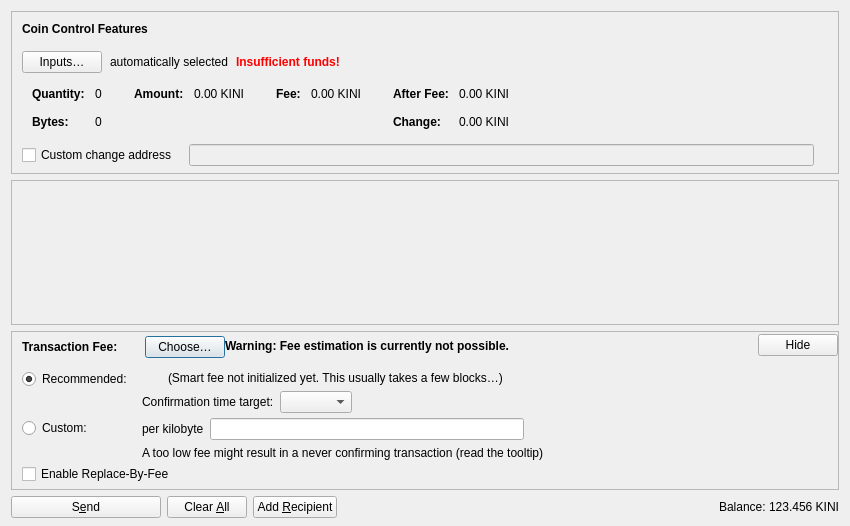
<?xml version="1.0" encoding="UTF-8"?>
<ui version="4.0">
 <class>SendCoinsDialog</class>
 <widget class="QDialog" name="SendCoinsDialog">
  <property name="geometry">
   <rect>
    <x>0</x>
    <y>0</y>
    <width>850</width>
    <height>526</height>
   </rect>
  </property>
  <property name="windowTitle">
   <string>Send Coins</string>
  </property>
  <layout class="QVBoxLayout" name="verticalLayout" stretch="0,1,0,0">
   <property name="bottomMargin">
    <number>8</number>
   </property>
   <item>
    <widget class="QFrame" name="frameCoinControl">
     <property name="sizePolicy">
      <sizepolicy hsizetype="Expanding" vsizetype="Expanding">
       <horstretch>0</horstretch>
       <verstretch>0</verstretch>
      </sizepolicy>
     </property>
     <property name="maximumSize">
      <size>
       <width>16777215</width>
       <height>16777215</height>
      </size>
     </property>
     <property name="frameShape">
      <enum>QFrame::StyledPanel</enum>
     </property>
     <property name="frameShadow">
      <enum>QFrame::Sunken</enum>
     </property>
     <layout class="QVBoxLayout" name="verticalLayoutCoinControl2">
      <property name="spacing">
       <number>0</number>
      </property>
      <property name="leftMargin">
       <number>0</number>
      </property>
      <property name="topMargin">
       <number>0</number>
      </property>
      <property name="rightMargin">
       <number>0</number>
      </property>
      <property name="bottomMargin">
       <number>6</number>
      </property>
      <item>
       <layout class="QVBoxLayout" name="verticalLayoutCoinControl" stretch="0,0,0,0,1">
        <property name="spacing">
         <number>0</number>
        </property>
        <property name="leftMargin">
         <number>10</number>
        </property>
        <property name="topMargin">
         <number>10</number>
        </property>
        <item>
         <layout class="QHBoxLayout" name="horizontalLayoutCoinControl1">
          <property name="bottomMargin">
           <number>15</number>
          </property>
          <item>
           <widget class="QLabel" name="labelCoinControlFeatures">
            <property name="sizePolicy">
             <sizepolicy hsizetype="Preferred" vsizetype="Maximum">
              <horstretch>0</horstretch>
              <verstretch>0</verstretch>
             </sizepolicy>
            </property>
            <property name="font">
             <font>
              <weight>75</weight>
              <bold>true</bold>
             </font>
            </property>
            <property name="styleSheet">
             <string notr="true">font-weight:bold;</string>
            </property>
            <property name="text">
             <string>Coin Control Features</string>
            </property>
           </widget>
          </item>
         </layout>
        </item>
        <item>
         <layout class="QHBoxLayout" name="horizontalLayoutCoinControl2" stretch="0,0,0,0">
          <property name="spacing">
           <number>8</number>
          </property>
          <property name="bottomMargin">
           <number>10</number>
          </property>
          <item>
           <widget class="QPushButton" name="pushButtonCoinControl">
            <property name="styleSheet">
             <string notr="true"/>
            </property>
            <property name="text">
             <string>Inputs…</string>
            </property>
            <property name="autoDefault">
             <bool>false</bool>
            </property>
           </widget>
          </item>
          <item>
           <widget class="QLabel" name="labelCoinControlAutomaticallySelected">
            <property name="text">
             <string>automatically selected</string>
            </property>
            <property name="margin">
             <number>5</number>
            </property>
           </widget>
          </item>
          <item>
           <widget class="QLabel" name="labelCoinControlInsuffFunds">
            <property name="font">
             <font>
              <weight>75</weight>
              <bold>true</bold>
             </font>
            </property>
            <property name="styleSheet">
             <string notr="true">color:red;font-weight:bold;</string>
            </property>
            <property name="text">
             <string>Insufficient funds!</string>
            </property>
            <property name="margin">
             <number>5</number>
            </property>
           </widget>
          </item>
          <item>
           <spacer name="horizontalSpacerCoinControl">
            <property name="orientation">
             <enum>Qt::Horizontal</enum>
            </property>
            <property name="sizeHint" stdset="0">
             <size>
              <width>40</width>
              <height>1</height>
             </size>
            </property>
           </spacer>
          </item>
         </layout>
        </item>
        <item>
         <widget class="QWidget" name="widgetCoinControl" native="true">
          <property name="sizePolicy">
           <sizepolicy hsizetype="Preferred" vsizetype="Preferred">
            <horstretch>0</horstretch>
            <verstretch>0</verstretch>
           </sizepolicy>
          </property>
          <property name="minimumSize">
           <size>
            <width>0</width>
            <height>0</height>
           </size>
          </property>
          <property name="styleSheet">
           <string notr="true"/>
          </property>
          <layout class="QHBoxLayout" name="horizontalLayoutCoinControl5">
           <property name="leftMargin">
            <number>0</number>
           </property>
           <property name="topMargin">
            <number>0</number>
           </property>
           <property name="rightMargin">
            <number>0</number>
           </property>
           <property name="bottomMargin">
            <number>0</number>
           </property>
           <item>
            <layout class="QHBoxLayout" name="horizontalLayoutCoinControl3" stretch="0,0,0,1">
             <property name="spacing">
              <number>20</number>
             </property>
             <property name="topMargin">
              <number>0</number>
             </property>
             <property name="bottomMargin">
              <number>10</number>
             </property>
             <item>
              <layout class="QFormLayout" name="formLayoutCoinControl1">
               <property name="labelAlignment">
                <set>Qt::AlignLeft|Qt::AlignVCenter</set>
               </property>
               <property name="horizontalSpacing">
                <number>10</number>
               </property>
               <property name="verticalSpacing">
                <number>14</number>
               </property>
               <property name="leftMargin">
                <number>10</number>
               </property>
               <property name="topMargin">
                <number>4</number>
               </property>
               <property name="rightMargin">
                <number>6</number>
               </property>
               <item row="0" column="0">
                <widget class="QLabel" name="labelCoinControlQuantityText">
                 <property name="font">
                  <font>
                   <weight>75</weight>
                   <bold>true</bold>
                  </font>
                 </property>
                 <property name="text">
                  <string>Quantity:</string>
                 </property>
                 <property name="margin">
                  <number>0</number>
                 </property>
                </widget>
               </item>
               <item row="0" column="1">
                <widget class="QLabel" name="labelCoinControlQuantity">
                 <property name="cursor">
                  <cursorShape>IBeamCursor</cursorShape>
                 </property>
                 <property name="contextMenuPolicy">
                  <enum>Qt::ActionsContextMenu</enum>
                 </property>
                 <property name="text">
                  <string notr="true">0</string>
                 </property>
                 <property name="margin">
                  <number>0</number>
                 </property>
                 <property name="textInteractionFlags">
                  <set>Qt::LinksAccessibleByMouse|Qt::TextSelectableByKeyboard|Qt::TextSelectableByMouse</set>
                 </property>
                </widget>
               </item>
               <item row="1" column="0">
                <widget class="QLabel" name="labelCoinControlBytesText">
                 <property name="font">
                  <font>
                   <weight>75</weight>
                   <bold>true</bold>
                  </font>
                 </property>
                 <property name="text">
                  <string>Bytes:</string>
                 </property>
                </widget>
               </item>
               <item row="1" column="1">
                <widget class="QLabel" name="labelCoinControlBytes">
                 <property name="cursor">
                  <cursorShape>IBeamCursor</cursorShape>
                 </property>
                 <property name="contextMenuPolicy">
                  <enum>Qt::ActionsContextMenu</enum>
                 </property>
                 <property name="text">
                  <string notr="true">0</string>
                 </property>
                 <property name="textInteractionFlags">
                  <set>Qt::LinksAccessibleByMouse|Qt::TextSelectableByKeyboard|Qt::TextSelectableByMouse</set>
                 </property>
                </widget>
               </item>
              </layout>
             </item>
             <item>
              <layout class="QFormLayout" name="formLayoutCoinControl2">
               <property name="horizontalSpacing">
                <number>10</number>
               </property>
               <property name="verticalSpacing">
                <number>14</number>
               </property>
               <property name="leftMargin">
                <number>6</number>
               </property>
               <property name="topMargin">
                <number>4</number>
               </property>
               <property name="rightMargin">
                <number>6</number>
               </property>
               <item row="0" column="0">
                <widget class="QLabel" name="labelCoinControlAmountText">
                 <property name="font">
                  <font>
                   <weight>75</weight>
                   <bold>true</bold>
                  </font>
                 </property>
                 <property name="text">
                  <string>Amount:</string>
                 </property>
                 <property name="margin">
                  <number>0</number>
                 </property>
                </widget>
               </item>
               <item row="0" column="1">
                <widget class="QLabel" name="labelCoinControlAmount">
                 <property name="cursor">
                  <cursorShape>IBeamCursor</cursorShape>
                 </property>
                 <property name="contextMenuPolicy">
                  <enum>Qt::ActionsContextMenu</enum>
                 </property>
                 <property name="text">
                  <string notr="true">0.00 KINI</string>
                 </property>
                 <property name="textInteractionFlags">
                  <set>Qt::LinksAccessibleByMouse|Qt::TextSelectableByKeyboard|Qt::TextSelectableByMouse</set>
                 </property>
                </widget>
               </item>
              </layout>
             </item>
             <item>
              <layout class="QFormLayout" name="formLayoutCoinControl3">
               <property name="horizontalSpacing">
                <number>10</number>
               </property>
               <property name="verticalSpacing">
                <number>14</number>
               </property>
               <property name="leftMargin">
                <number>6</number>
               </property>
               <property name="topMargin">
                <number>4</number>
               </property>
               <property name="rightMargin">
                <number>6</number>
               </property>
               <item row="0" column="0">
                <widget class="QLabel" name="labelCoinControlFeeText">
                 <property name="font">
                  <font>
                   <weight>75</weight>
                   <bold>true</bold>
                  </font>
                 </property>
                 <property name="text">
                  <string>Fee:</string>
                 </property>
                 <property name="margin">
                  <number>0</number>
                 </property>
                </widget>
               </item>
               <item row="0" column="1">
                <widget class="QLabel" name="labelCoinControlFee">
                 <property name="cursor">
                  <cursorShape>IBeamCursor</cursorShape>
                 </property>
                 <property name="contextMenuPolicy">
                  <enum>Qt::ActionsContextMenu</enum>
                 </property>
                 <property name="text">
                  <string notr="true">0.00 KINI</string>
                 </property>
                 <property name="textInteractionFlags">
                  <set>Qt::LinksAccessibleByMouse|Qt::TextSelectableByKeyboard|Qt::TextSelectableByMouse</set>
                 </property>
                </widget>
               </item>
              </layout>
             </item>
             <item>
              <layout class="QFormLayout" name="formLayoutCoinControl4">
               <property name="labelAlignment">
                <set>Qt::AlignLeft|Qt::AlignVCenter</set>
               </property>
               <property name="horizontalSpacing">
                <number>10</number>
               </property>
               <property name="verticalSpacing">
                <number>14</number>
               </property>
               <property name="leftMargin">
                <number>6</number>
               </property>
               <property name="topMargin">
                <number>4</number>
               </property>
               <property name="rightMargin">
                <number>6</number>
               </property>
               <item row="0" column="0">
                <widget class="QLabel" name="labelCoinControlAfterFeeText">
                 <property name="font">
                  <font>
                   <weight>75</weight>
                   <bold>true</bold>
                  </font>
                 </property>
                 <property name="text">
                  <string>After Fee:</string>
                 </property>
                 <property name="margin">
                  <number>0</number>
                 </property>
                </widget>
               </item>
               <item row="0" column="1">
                <widget class="QLabel" name="labelCoinControlAfterFee">
                 <property name="cursor">
                  <cursorShape>IBeamCursor</cursorShape>
                 </property>
                 <property name="contextMenuPolicy">
                  <enum>Qt::ActionsContextMenu</enum>
                 </property>
                 <property name="text">
                  <string notr="true">0.00 KINI</string>
                 </property>
                 <property name="textInteractionFlags">
                  <set>Qt::LinksAccessibleByMouse|Qt::TextSelectableByKeyboard|Qt::TextSelectableByMouse</set>
                 </property>
                </widget>
               </item>
               <item row="1" column="0">
                <widget class="QLabel" name="labelCoinControlChangeText">
                 <property name="font">
                  <font>
                   <weight>75</weight>
                   <bold>true</bold>
                  </font>
                 </property>
                 <property name="text">
                  <string>Change:</string>
                 </property>
                </widget>
               </item>
               <item row="1" column="1">
                <widget class="QLabel" name="labelCoinControlChange">
                 <property name="cursor">
                  <cursorShape>IBeamCursor</cursorShape>
                 </property>
                 <property name="contextMenuPolicy">
                  <enum>Qt::ActionsContextMenu</enum>
                 </property>
                 <property name="text">
                  <string notr="true">0.00 KINI</string>
                 </property>
                 <property name="textInteractionFlags">
                  <set>Qt::LinksAccessibleByMouse|Qt::TextSelectableByKeyboard|Qt::TextSelectableByMouse</set>
                 </property>
                </widget>
               </item>
              </layout>
             </item>
            </layout>
           </item>
          </layout>
         </widget>
        </item>
        <item>
         <layout class="QHBoxLayout" name="horizontalLayoutCoinControl4" stretch="0,0,0">
          <property name="spacing">
           <number>12</number>
          </property>
          <property name="sizeConstraint">
           <enum>QLayout::SetDefaultConstraint</enum>
          </property>
          <property name="topMargin">
           <number>5</number>
          </property>
          <property name="rightMargin">
           <number>5</number>
          </property>
          <item>
           <widget class="QCheckBox" name="checkBoxCoinControlChange">
            <property name="toolTip">
             <string>If this is activated, but the change address is empty or invalid, change will be sent to a newly generated address.</string>
            </property>
            <property name="text">
             <string>Custom change address</string>
            </property>
           </widget>
          </item>
          <item>
           <widget class="QValidatedLineEdit" name="lineEditCoinControlChange">
            <property name="enabled">
             <bool>false</bool>
            </property>
            <property name="sizePolicy">
             <sizepolicy hsizetype="Expanding" vsizetype="Fixed">
              <horstretch>0</horstretch>
              <verstretch>0</verstretch>
             </sizepolicy>
            </property>
           </widget>
          </item>
          <item>
           <widget class="QLabel" name="labelCoinControlChangeLabel">
            <property name="sizePolicy">
             <sizepolicy hsizetype="Preferred" vsizetype="Expanding">
              <horstretch>0</horstretch>
              <verstretch>0</verstretch>
             </sizepolicy>
            </property>
            <property name="minimumSize">
             <size>
              <width>0</width>
              <height>0</height>
             </size>
            </property>
            <property name="text">
             <string/>
            </property>
            <property name="margin">
             <number>3</number>
            </property>
           </widget>
          </item>
         </layout>
        </item>
        <item>
         <spacer name="verticalSpacerCoinControl">
          <property name="orientation">
           <enum>Qt::Vertical</enum>
          </property>
          <property name="sizeHint" stdset="0">
           <size>
            <width>800</width>
            <height>1</height>
           </size>
          </property>
         </spacer>
        </item>
       </layout>
      </item>
     </layout>
    </widget>
   </item>
   <item>
    <widget class="QScrollArea" name="scrollArea">
     <property name="widgetResizable">
      <bool>true</bool>
     </property>
     <widget class="QWidget" name="scrollAreaWidgetContents">
      <property name="geometry">
       <rect>
        <x>0</x>
        <y>0</y>
        <width>830</width>
        <height>104</height>
       </rect>
      </property>
      <layout class="QVBoxLayout" name="verticalLayout_2" stretch="0,1">
       <property name="leftMargin">
        <number>0</number>
       </property>
       <property name="topMargin">
        <number>0</number>
       </property>
       <property name="rightMargin">
        <number>0</number>
       </property>
       <property name="bottomMargin">
        <number>0</number>
       </property>
       <item>
        <layout class="QVBoxLayout" name="entries">
         <property name="spacing">
          <number>6</number>
         </property>
        </layout>
       </item>
       <item>
        <spacer name="verticalSpacer">
         <property name="orientation">
          <enum>Qt::Vertical</enum>
         </property>
         <property name="sizeHint" stdset="0">
          <size>
           <width>20</width>
           <height>40</height>
          </size>
         </property>
        </spacer>
       </item>
      </layout>
     </widget>
    </widget>
   </item>
   <item>
    <widget class="QFrame" name="frameFee">
     <property name="sizePolicy">
      <sizepolicy hsizetype="Expanding" vsizetype="Expanding">
       <horstretch>0</horstretch>
       <verstretch>0</verstretch>
      </sizepolicy>
     </property>
     <property name="maximumSize">
      <size>
       <width>16777215</width>
       <height>16777215</height>
      </size>
     </property>
     <property name="frameShape">
      <enum>QFrame::StyledPanel</enum>
     </property>
     <property name="frameShadow">
      <enum>QFrame::Sunken</enum>
     </property>
     <layout class="QVBoxLayout" name="verticalLayoutFee1">
      <property name="spacing">
       <number>0</number>
      </property>
      <property name="leftMargin">
       <number>0</number>
      </property>
      <property name="topMargin">
       <number>0</number>
      </property>
      <property name="rightMargin">
       <number>0</number>
      </property>
      <property name="bottomMargin">
       <number>0</number>
      </property>
      <item>
       <layout class="QVBoxLayout" name="verticalLayoutFee2" stretch="0,0,0">
        <property name="spacing">
         <number>0</number>
        </property>
        <property name="leftMargin">
         <number>10</number>
        </property>
        <property name="topMargin">
         <number>0</number>
        </property>
        <item>
         <layout class="QHBoxLayout" name="horizontalLayoutFee1">
          <property name="bottomMargin">
           <number>0</number>
          </property>
          <item>
           <layout class="QVBoxLayout" name="verticalLayoutFee7">
            <property name="spacing">
             <number>0</number>
            </property>
            <item>
             <spacer name="verticalSpacerSmartFee">
              <property name="orientation">
               <enum>Qt::Vertical</enum>
              </property>
              <property name="sizeType">
               <enum>QSizePolicy::Fixed</enum>
              </property>
              <property name="sizeHint" stdset="0">
               <size>
                <width>1</width>
                <height>4</height>
               </size>
              </property>
             </spacer>
            </item>
            <item>
             <layout class="QHBoxLayout" name="horizontalLayoutSmartFee">
              <property name="spacing">
               <number>10</number>
              </property>
              <item>
               <widget class="QLabel" name="labelFeeHeadline">
                <property name="sizePolicy">
                 <sizepolicy hsizetype="Preferred" vsizetype="Maximum">
                  <horstretch>0</horstretch>
                  <verstretch>0</verstretch>
                 </sizepolicy>
                </property>
                <property name="font">
                 <font>
                  <weight>75</weight>
                  <bold>true</bold>
                 </font>
                </property>
                <property name="styleSheet">
                 <string notr="true">font-weight:bold;</string>
                </property>
                <property name="text">
                 <string>Transaction Fee:</string>
                </property>
               </widget>
              </item>
              <item>
               <widget class="QLabel" name="labelFeeMinimized">
                <property name="text">
                 <string/>
                </property>
               </widget>
              </item>
              <item>
               <widget class="QPushButton" name="buttonChooseFee">
                <property name="text">
                 <string>Choose…</string>
                </property>
               </widget>
              </item>
             </layout>
            </item>
            <item>
             <spacer name="verticalSpacer_5">
              <property name="orientation">
               <enum>Qt::Vertical</enum>
              </property>
              <property name="sizeHint" stdset="0">
               <size>
                <width>1</width>
                <height>1</height>
               </size>
              </property>
             </spacer>
            </item>
           </layout>
          </item>
          <item>
           <widget class="QLabel" name="fallbackFeeWarningLabel">
            <property name="toolTip">
             <string>Using the fallbackfee can result in sending a transaction that will take several hours or days (or never) to confirm. Consider choosing your fee manually or wait until you have validated the complete chain.</string>
            </property>
            <property name="font">
            <font>
                <weight>75</weight>
                <bold>true</bold>
            </font>
            </property>
            <property name="text">
             <string>Warning: Fee estimation is currently not possible.</string>
            </property>
            <property name="wordWrap">
             <bool>false</bool>
            </property>
           </widget>
          </item>
          <item>
           <spacer name="horizontalSpacer_4">
            <property name="orientation">
             <enum>Qt::Horizontal</enum>
            </property>
            <property name="sizeType">
             <enum>QSizePolicy::MinimumExpanding</enum>
            </property>
            <property name="sizeHint" stdset="0">
             <size>
              <width>40</width>
              <height>20</height>
             </size>
            </property>
           </spacer>
          </item>
          <item>
           <widget class="QPushButton" name="buttonMinimizeFee">
            <property name="toolTip">
             <string>Hide transaction fee settings</string>
            </property>
            <property name="text">
             <string>Hide</string>
            </property>
           </widget>
          </item>
         </layout>
        </item>
        <item>
         <widget class="QFrame" name="frameFeeSelection">
          <layout class="QVBoxLayout" name="verticalLayoutFee12">
           <property name="spacing">
            <number>0</number>
           </property>
           <property name="leftMargin">
            <number>0</number>
           </property>
           <property name="topMargin">
            <number>0</number>
           </property>
           <property name="rightMargin">
            <number>0</number>
           </property>
           <property name="bottomMargin">
            <number>0</number>
           </property>
           <item>
            <layout class="QGridLayout" name="gridLayoutFee">
             <property name="topMargin">
              <number>10</number>
             </property>
             <property name="bottomMargin">
              <number>4</number>
             </property>
             <property name="horizontalSpacing">
              <number>10</number>
             </property>
             <property name="verticalSpacing">
              <number>4</number>
             </property>
             <item row="1" column="1">
              <layout class="QVBoxLayout" name="verticalLayoutFee8">
               <property name="spacing">
                <number>6</number>
               </property>
               <item>
                <layout class="QHBoxLayout" name="horizontalLayoutFee13">
                 <item>
                  <widget class="QLabel" name="labelCustomPerKilobyte">
                   <property name="toolTip">
                    <string>Specify a custom fee per kB (1,000 bytes) of the transaction's virtual size.

Note:  Since the fee is calculated on a per-byte basis, a fee rate of "100 satoshis per kvB" for a transaction size of 500 virtual bytes (half of 1 kvB) would ultimately yield a fee of only 50 satoshis.</string>
                   </property>
                   <property name="text">
                    <string>per kilobyte</string>
                   </property>
                  </widget>
                 </item>
                 <item>
                  <widget class="BitcoinAmountField" name="customFee"/>
                 </item>
                 <item>
                  <spacer name="horizontalSpacer_6">
                   <property name="orientation">
                    <enum>Qt::Horizontal</enum>
                   </property>
                   <property name="sizeHint" stdset="0">
                    <size>
                     <width>1</width>
                     <height>1</height>
                    </size>
                   </property>
                  </spacer>
                 </item>
                </layout>
               </item>
               <item>
                <layout class="QHBoxLayout" name="horizontalLayoutFee8">
                 <item>
                  <widget class="QLabel" name="labelCustomFeeWarning">
                   <property name="enabled">
                    <bool>true</bool>
                   </property>
                   <property name="toolTip">
                    <string>When there is less transaction volume than space in the blocks, miners as well as relaying nodes may enforce a minimum fee. Paying only this minimum fee is just fine, but be aware that this can result in a never confirming transaction once there is more demand for Bitkini transactions than the network can process.</string>
                   </property>
                   <property name="text">
                    <string>A too low fee might result in a never confirming transaction (read the tooltip)</string>
                   </property>
                  </widget>
                 </item>
                 <item>
                  <spacer name="horizontalSpacer_2">
                   <property name="orientation">
                    <enum>Qt::Horizontal</enum>
                   </property>
                   <property name="sizeHint" stdset="0">
                    <size>
                     <width>1</width>
                     <height>1</height>
                    </size>
                   </property>
                  </spacer>
                 </item>
                </layout>
               </item>
              </layout>
             </item>
             <item row="0" column="0">
              <layout class="QVBoxLayout" name="verticalLayoutFee4" stretch="0,1">
               <item>
                <widget class="QRadioButton" name="radioSmartFee">
                 <property name="text">
                  <string>Recommended:</string>
                 </property>
                 <property name="checked">
                  <bool>true</bool>
                 </property>
                 <attribute name="buttonGroup">
                  <string notr="true">groupFee</string>
                 </attribute>
                </widget>
               </item>
               <item>
                <spacer name="verticalSpacer_2">
                 <property name="orientation">
                  <enum>Qt::Vertical</enum>
                 </property>
                 <property name="sizeHint" stdset="0">
                  <size>
                   <width>1</width>
                   <height>1</height>
                  </size>
                 </property>
                </spacer>
               </item>
              </layout>
             </item>
             <item row="1" column="0">
              <layout class="QVBoxLayout" name="verticalLayoutFee9" stretch="0,1">
               <item>
                <widget class="QRadioButton" name="radioCustomFee">
                 <property name="text">
                  <string>Custom:</string>
                 </property>
                 <attribute name="buttonGroup">
                  <string notr="true">groupFee</string>
                 </attribute>
                </widget>
               </item>
               <item>
                <spacer name="verticalSpacer_6">
                 <property name="orientation">
                  <enum>Qt::Vertical</enum>
                 </property>
                 <property name="sizeHint" stdset="0">
                  <size>
                   <width>1</width>
                   <height>1</height>
                  </size>
                 </property>
                </spacer>
               </item>
              </layout>
             </item>
             <item row="0" column="1">
              <layout class="QVBoxLayout" name="verticalLayoutFee3" stretch="0,0,1">
               <property name="spacing">
                <number>6</number>
               </property>
               <property name="topMargin">
                <number>2</number>
               </property>
               <item>
                <layout class="QHBoxLayout" name="horizontalLayoutFee12">
                 <item>
                  <widget class="QLabel" name="labelSmartFee">
                   <property name="text">
                    <string/>
                   </property>
                  </widget>
                 </item>
                 <item>
                  <widget class="QLabel" name="labelFeeEstimation">
                   <property name="text">
                    <string/>
                   </property>
                  </widget>
                 </item>
                 <item>
                  <widget class="QLabel" name="labelSmartFee2">
                   <property name="text">
                    <string>(Smart fee not initialized yet. This usually takes a few blocks…)</string>
                   </property>
                  </widget>
                 </item>
                 <item>
                  <spacer name="horizontalSpacer_5">
                   <property name="orientation">
                    <enum>Qt::Horizontal</enum>
                   </property>
                   <property name="sizeHint" stdset="0">
                    <size>
                     <width>1</width>
                     <height>1</height>
                    </size>
                   </property>
                  </spacer>
                 </item>
                </layout>
               </item>
               <item>
                <layout class="QHBoxLayout" name="horizontalLayoutFee9">
                 <item>
                  <layout class="QVBoxLayout" name="verticalLayoutFee6">
                   <item>
                    <widget class="QLabel" name="labelSmartFee3">
                     <property name="text">
                      <string>Confirmation time target:</string>
                     </property>
                    </widget>
                   </item>
                  </layout>
                 </item>
                 <item>
                  <layout class="QVBoxLayout" name="verticalLayoutFee5">
                   <property name="rightMargin">
                    <number>30</number>
                   </property>
                   <item>
                    <layout class="QHBoxLayout" name="horizontalLayoutConfTarget">
                     <property name="bottomMargin">
                      <number>0</number>
                     </property>
                     <item>
                      <widget class="QComboBox" name="confTargetSelector"/>
                     </item>
                     <item>
                      <spacer name="horizontalSpacerConfTarget">
                       <property name="orientation">
                        <enum>Qt::Horizontal</enum>
                       </property>
                       <property name="sizeHint" stdset="0">
                        <size>
                         <width>40</width>
                         <height>20</height>
                        </size>
                       </property>
                      </spacer>
                     </item>
                    </layout>
                   </item>
                  </layout>
                 </item>
                </layout>
               </item>
               <item>
                <spacer name="verticalSpacer_4">
                 <property name="orientation">
                  <enum>Qt::Vertical</enum>
                 </property>
                 <property name="sizeHint" stdset="0">
                  <size>
                   <width>1</width>
                   <height>1</height>
                  </size>
                 </property>
                </spacer>
               </item>
              </layout>
             </item>
            </layout>
           </item>
           <item>
            <widget class="QCheckBox" name="optInRBF">
             <property name="text">
              <string>Enable Replace-By-Fee</string>
             </property>
             <property name="toolTip">
              <string>With Replace-By-Fee (BIP-125) you can increase a transaction's fee after it is sent. Without this, a higher fee may be recommended to compensate for increased transaction delay risk.</string>
             </property>
            </widget>
           </item>
          </layout>
         </widget>
        </item>
        <item>
         <spacer name="verticalSpacerFee">
          <property name="orientation">
           <enum>Qt::Vertical</enum>
          </property>
          <property name="sizeHint" stdset="0">
           <size>
            <width>40</width>
            <height>5</height>
           </size>
          </property>
         </spacer>
        </item>
       </layout>
      </item>
     </layout>
    </widget>
   </item>
   <item>
    <layout class="QHBoxLayout" name="horizontalLayout">
     <item>
      <widget class="QPushButton" name="sendButton">
       <property name="minimumSize">
        <size>
         <width>150</width>
         <height>0</height>
        </size>
       </property>
       <property name="toolTip">
        <string>Confirm the send action</string>
       </property>
       <property name="text">
        <string>S&amp;end</string>
       </property>
       <property name="icon">
        <iconset resource="../bitcoin.qrc">
         <normaloff>:/icons/send</normaloff>:/icons/send</iconset>
       </property>
       <property name="autoDefault">
        <bool>false</bool>
       </property>
       <property name="default">
        <bool>false</bool>
       </property>
      </widget>
     </item>
     <item>
      <widget class="QPushButton" name="clearButton">
       <property name="sizePolicy">
        <sizepolicy hsizetype="Minimum" vsizetype="Fixed">
         <horstretch>0</horstretch>
         <verstretch>0</verstretch>
        </sizepolicy>
       </property>
       <property name="toolTip">
        <string>Clear all fields of the form.</string>
       </property>
       <property name="text">
        <string>Clear &amp;All</string>
       </property>
       <property name="icon">
        <iconset resource="../bitcoin.qrc">
         <normaloff>:/icons/remove</normaloff>:/icons/remove</iconset>
       </property>
       <property name="autoDefault">
        <bool>false</bool>
       </property>
      </widget>
     </item>
     <item>
      <widget class="QPushButton" name="addButton">
       <property name="toolTip">
        <string>Send to multiple recipients at once</string>
       </property>
       <property name="text">
        <string>Add &amp;Recipient</string>
       </property>
       <property name="icon">
        <iconset resource="../bitcoin.qrc">
         <normaloff>:/icons/add</normaloff>:/icons/add</iconset>
       </property>
       <property name="autoDefault">
        <bool>false</bool>
       </property>
      </widget>
     </item>
     <item>
      <spacer name="horizontalSpacer">
       <property name="orientation">
        <enum>Qt::Horizontal</enum>
       </property>
       <property name="sizeHint" stdset="0">
        <size>
         <width>40</width>
         <height>20</height>
        </size>
       </property>
      </spacer>
     </item>
     <item>
      <layout class="QHBoxLayout" name="horizontalLayout_2">
       <property name="spacing">
        <number>3</number>
       </property>
       <item>
        <widget class="QLabel" name="labelBalanceName">
         <property name="sizePolicy">
          <sizepolicy hsizetype="Preferred" vsizetype="Fixed">
           <horstretch>0</horstretch>
           <verstretch>0</verstretch>
          </sizepolicy>
         </property>
         <property name="text">
          <string>Balance:</string>
         </property>
        </widget>
       </item>
       <item>
        <widget class="QLabel" name="labelBalance">
         <property name="sizePolicy">
          <sizepolicy hsizetype="Preferred" vsizetype="Fixed">
           <horstretch>0</horstretch>
           <verstretch>0</verstretch>
          </sizepolicy>
         </property>
         <property name="cursor">
          <cursorShape>IBeamCursor</cursorShape>
         </property>
         <property name="text">
          <string notr="true">123.456 KINI</string>
         </property>
         <property name="textInteractionFlags">
          <set>Qt::LinksAccessibleByMouse|Qt::TextSelectableByKeyboard|Qt::TextSelectableByMouse</set>
         </property>
        </widget>
       </item>
      </layout>
     </item>
    </layout>
   </item>
  </layout>
 </widget>
 <customwidgets>
  <customwidget>
   <class>QValidatedLineEdit</class>
   <extends>QLineEdit</extends>
   <header>qt/qvalidatedlineedit.h</header>
  </customwidget>
  <customwidget>
   <class>BitcoinAmountField</class>
   <extends>QLineEdit</extends>
   <header>qt/bitcoinamountfield.h</header>
   <container>1</container>
  </customwidget>
 </customwidgets>
 <resources>
  <include location="../bitcoin.qrc"/>
 </resources>
 <connections/>
 <buttongroups>
  <buttongroup name="groupFee"/>
 </buttongroups>
</ui>
